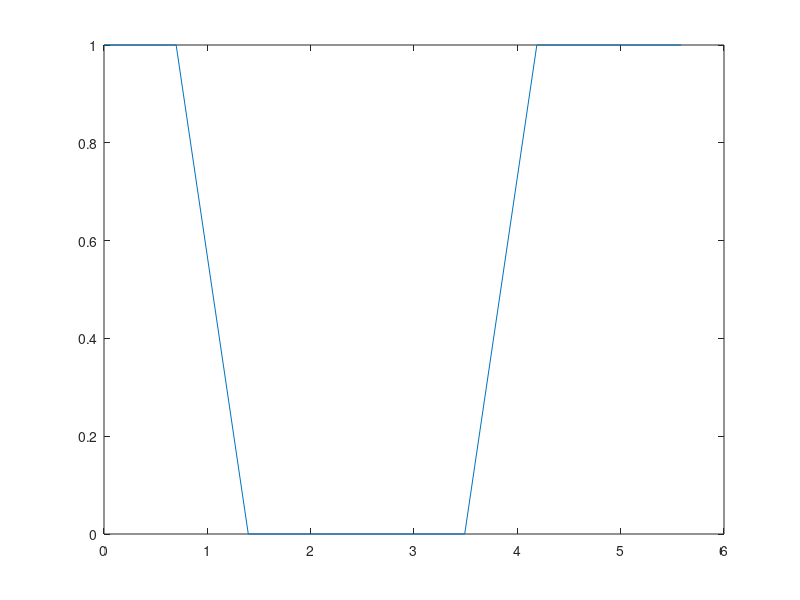

This chart was generated by the following MATLAB code:
N=9;
k=0:N-1;
w=2*pi*k/N;
H=ones(1,N);
for i=0:N-1
    if i>N/4&i<3*N/4
        H(i)=0;
    end
end
Hm=abs(H);
plot(w,Hm);